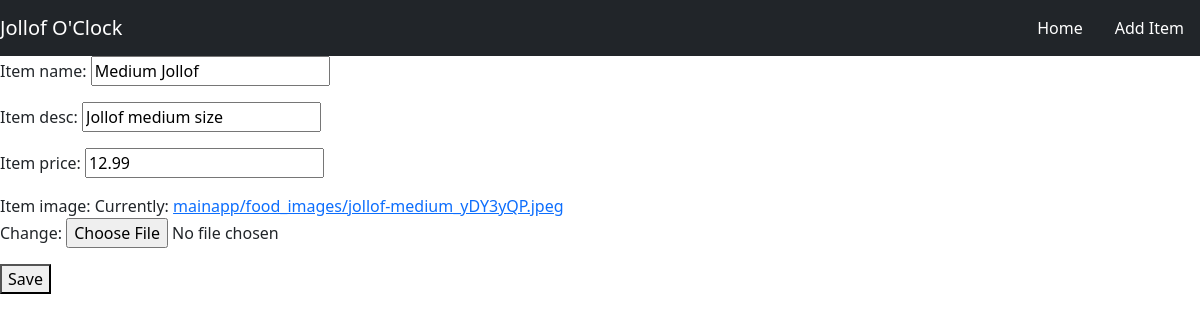
Page /update/3 on the committed database.
### mainapp/models.py (models this page shows, shortened)
class Item(models.Model):
    item_name = models.CharField(max_length=200)
    item_desc = models.CharField(max_length=200)
    item_price = models.DecimalField(max_digits=200,decimal_places=2)
    item_image =models.ImageField(upload_to='mainapp/food_images/', default='mainapp/food_images/food.png')

### mainapp/views.py (the view)
# urls.py: path('update/<int:item_id>', update_item, name='update_item_url'),
def update_item(request,item_id):
    item = Item.objects.get(id=item_id)
    form = ItemForm(request.POST or None, instance=item)
    if request.method == "POST":
        form = ItemForm(request.POST, request.FILES,instance=item)
        if form.is_valid():
            form.save()
            messages.success(request,'Food record was updated successfully.')
            return redirect ('mainapp:index')
    return render(request,'mainapp/update_item.html',{"form":form})

### mainapp/forms.py
class ItemForm(forms.ModelForm):
    class Meta:
        model=Item
        fields = ['item_name','item_desc','item_price','item_image']

### mainapp/templates/mainapp/update_item.html (shortened to what this page needs)
{% extends 'mainapp/base.html' %}
{% block body %}
<form enctype="multipart/form-data"  method="POST" action="">
    {{form.as_p}}
    <button type="submit">Save</button>
</form>
{% endblock %}

### mainapp/static/mainapp/css/styles.css (style rules this page uses)
body { background-color: lightyellow; }

### rows in the picture
Item: item_name "Medium Jollof", item_desc "Jollof medium size", item_price "12.99"
